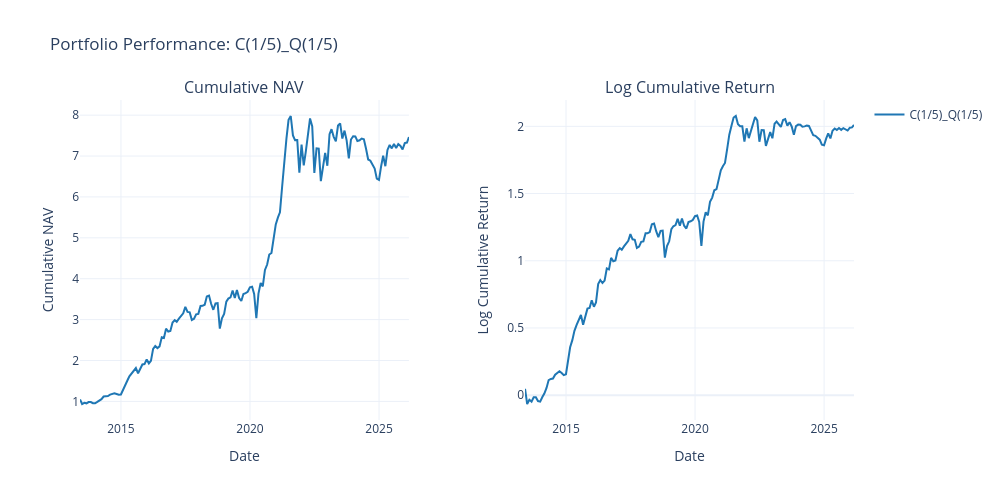

Notebook cell for this chart:
### Code cell
import numpy as np
import plotly.graph_objects as go
from plotly.subplots import make_subplots

# 포트폴리오 설정
portfolio = cap_cut_portfolio_df['C(1/5)_Q(1/5)']

# 데이터 준비
nav = (1 + portfolio).cumprod()  # 누적 NAV
log_cum = np.log1p(portfolio).cumsum()  # 로그 누적 수익률

# 서브플롯 (가로 2개)
fig = make_subplots(
    rows=1, cols=2, 
    subplot_titles=["Cumulative NAV", "Log Cumulative Return"],
    horizontal_spacing=0.15
)

# 첫 번째 그래프: 누적 NAV
fig.add_trace(
    go.Scatter(
        x=nav.index, 
        y=nav.values, 
        mode='lines', 
        name='C(1/5)_Q(1/5)',
        line=dict(color='#1f77b4', width=2)
    ),
    row=1, col=1
)

# 두 번째 그래프: 로그 누적 수익률
fig.add_trace(
    go.Scatter(
        x=log_cum.index, 
        y=log_cum.values, 
        mode='lines', 
        name='C(1/5)_Q(1/5)',
        line=dict(color='#1f77b4', width=2),
        showlegend=False
    ),
    row=1, col=2
)

# 레이아웃 설정
fig.update_layout(
    title="Portfolio Performance: C(1/5)_Q(1/5)",
    height=500, 
    width=1000,
    template="plotly_white",
    hovermode='x unified'
)

# 축 레이블 설정
fig.update_xaxes(title_text="Date", row=1, col=1)
fig.update_xaxes(title_text="Date", row=1, col=2)
fig.update_yaxes(title_text="Cumulative NAV", row=1, col=1)
fig.update_yaxes(title_text="Log Cumulative Return", row=1, col=2)

fig.show()

### Figure 1 — Plotly figure (JSON) as saved in the notebook; plotly's stock layout.template omitted (floating-point values rounded to 4 significant figures; data arrays with more than 128 entries replaced by an {"elided": "..."} marker saying what was removed)
{"data": [{"line": {"color": "#1f77b4", "width": 2}, "mode": "lines", "name": "C(1/5)_Q(1/5)", "type": "scatter", "x": {"elided": "154 str values"}, "xaxis": "x", "y": {"elided": "154 float values"}, "yaxis": "y"}, {"line": {"color": "#1f77b4", "width": 2}, "mode": "lines", "name": "C(1/5)_Q(1/5)", "showlegend": false, "type": "scatter", "x": {"elided": "154 str values"}, "xaxis": "x2", "y": {"elided": "154 float values"}, "yaxis": "y2"}], "layout": {"annotations": [{"font": {"size": 16}, "showarrow": false, "text": "Cumulative NAV", "x": 0.2125, "xanchor": "center", "xref": "paper", "y": 1, "yanchor": "bottom", "yref": "paper"}, {"font": {"size": 16}, "showarrow": false, "text": "Log Cumulative Return", "x": 0.7875, "xanchor": "center", "xref": "paper", "y": 1, "yanchor": "bottom", "yref": "paper"}], "height": 500, "hovermode": "x unified", "title": {"text": "Portfolio Performance: C(1/5)_Q(1/5)"}, "width": 1000, "xaxis": {"anchor": "y", "domain": [0, 0.425], "title": {"text": "Date"}}, "xaxis2": {"anchor": "y2", "domain": [0.575, 1], "title": {"text": "Date"}}, "yaxis": {"anchor": "x", "domain": [0, 1], "title": {"text": "Cumulative NAV"}}, "yaxis2": {"anchor": "x2", "domain": [0, 1], "title": {"text": "Log Cumulative Return"}}}}
